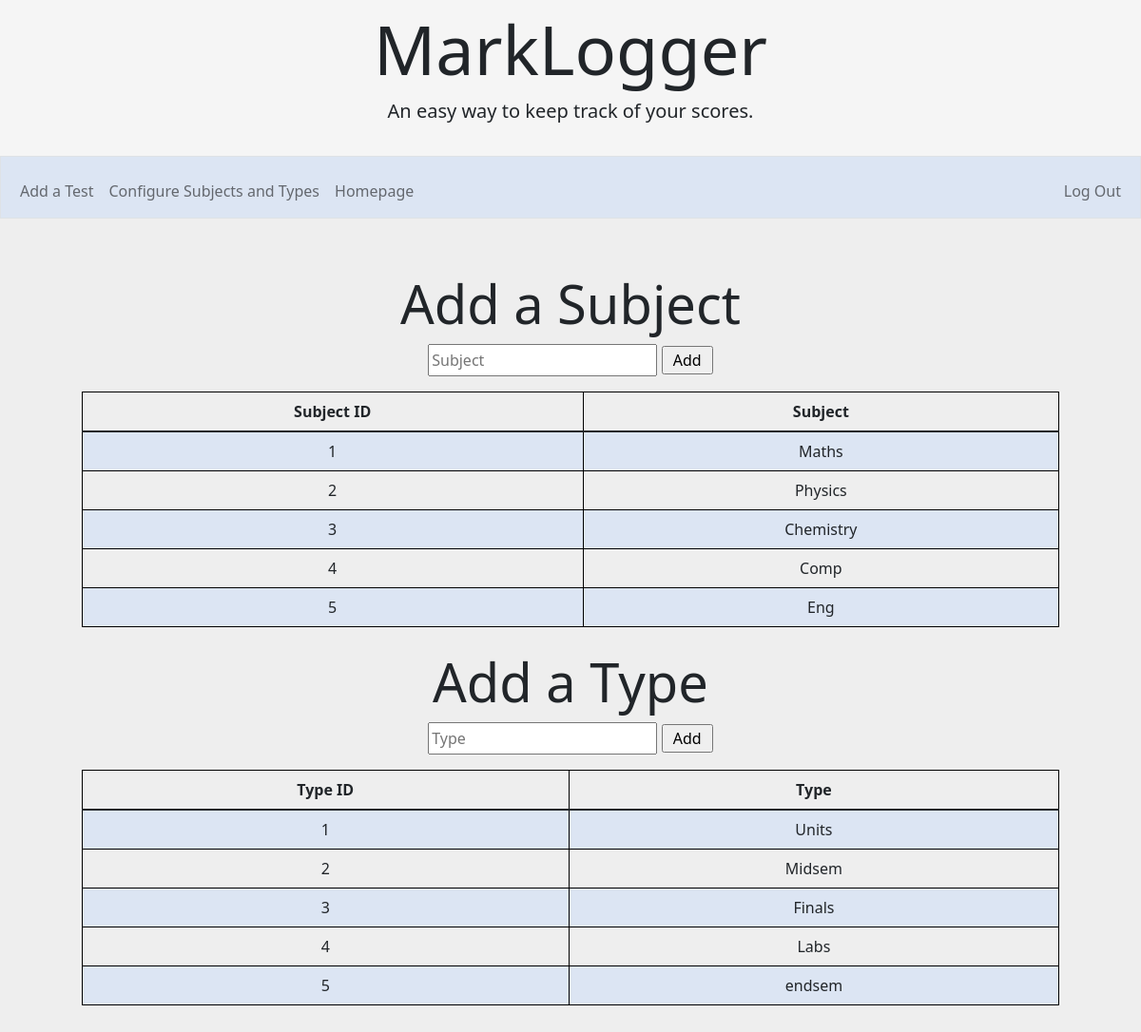
Screenshot of /configure (signed in) with the database file from the repository.
### tables this page shows
CREATE TABLE subjects(
    id INTEGER PRIMARY KEY AUTOINCREMENT,
    subject TEXT NOT NULL,
    userid INTEGER NOT NULL,
    FOREIGN KEY (userid) 
REFERENCES users(id)

);

CREATE TABLE types(
    id INTEGER PRIMARY KEY AUTOINCREMENT,
    type TEXT NOT NULL,
    userid INTEGER NOT NULL,
    FOREIGN KEY (userid) 
REFERENCES users(id)

);

### app.py (the view)
@app.route("/configure", methods = ["GET", "POST"])
@login_required
def configure():
    user_id = session["user_id"]
    if request.method == "GET":
        db = get_db_connection()
        subjects = db.execute("SELECT * FROM subjects WHERE userid = ?", (user_id,)).fetchall()
        types = db.execute("SELECt * FROM types WHERE userid = ?", (user_id,)).fetchall()
        db.close()
        return render_template("configure.html", subjects=subjects, types=types)

### app.py (called while the page is built)
def get_db_connection():
    conn = sqlite3.connect('marks.db')
    conn.row_factory = sqlite3.Row
    return conn

@app.after_request
def after_request(response):
    response.headers["Cache-Control"] = "no-cache, no-store, must-revalidate"
    response.headers["Expires"] = 0
    response.headers["Pragma"] = "no-cache"
    return response

### helpers.py (called while the page is built)
def login_required(f):
    @wraps(f)
    def decorated_function(*args, **kwargs):
        if session.get("user_id") is None:
            return redirect("/login")
        return f(*args, **kwargs)
    return decorated_function

### templates/configure.html (shortened to what this page needs)
{% extends "layout.html" %}
{% block main %}
<div class="container">
    <div class="section">
        <h2 class="display-4">Add a Subject</h2>
        <form action="/addsubject" method="POST">
            <input autocomplete="off" autofocus name="subject" placeholder = "Subject" type="text">
            <input type="submit" value=" Add ">
        </form>
    </div>
<table class="table table-bordered">
    <thead>
        <tr>
            <th>Subject ID</th>
            <th>Subject</th>
        </tr>
    </thead>
    <tbody>
        {% for subject in subjects: %}
        <tr>
            <td>{{subject["id"]}}</td>
            <td>{{subject["subject"]}}</td>
        </tr>
        {%endfor%}
    </tbody>
</table>
</div>
<div class="container">
    <div class="section">
        <h2 class="display-4">Add a Type</h2>
        <form action="/addtype" method="POST">
            <input autocomplete="off" autofocus name="type" placeholder = "Type" type="text">
            <input type="submit" value=" Add ">
        </form>
    </div>
    <table class="table table-bordered">
        <thead>
            <tr>
                <th>Type ID</th>
                <th>Type</th>
            </tr>
        </thead>
        <tbody>
            {% for type in types: %}
            <tr>
                <td>{{type["id"]}}</td>
                <td>{{type["type"]}}</td>
            </tr>
            {%endfor%}
        </tbody>
    </table>
</div>
{% endblock %}

### static/styles.css (style rules this page uses)
table { background-color: transparent; margin-bottom: 1rem; width: 100%; }
table th, table td { padding: 0.75rem; vertical-align: middle; }
tbody tr:nth-of-type(odd) { background-color: rgb(179, 208, 255, 0.3) }
input[type="text"], input[type="number"] { line-height: 1.8; width: 25%; }
.container { margin-left: auto; margin-right: auto; padding-left: 15px; padding-right: 15px; text-align: center; width: 90%; }
.section { padding-bottom: 1rem; padding-left: 2rem; padding-right: 2rem; padding-top: 0.5rem; }
body { background-color: #EEEEEE; }
.table { border: 0.5px solid #000000; }

### rows the page displays
subjects: id "1", subject "Maths"
subjects: id "2", subject "Physics"
subjects: id "3", subject "Chemistry"
subjects: id "4", subject "Comp"
subjects: id "5", subject "Eng"
types: id "1", type "Units"
types: id "2", type "Midsem"
types: id "3", type "Finals"
types: id "4", type "Labs"
types: id "5", type "endsem"
